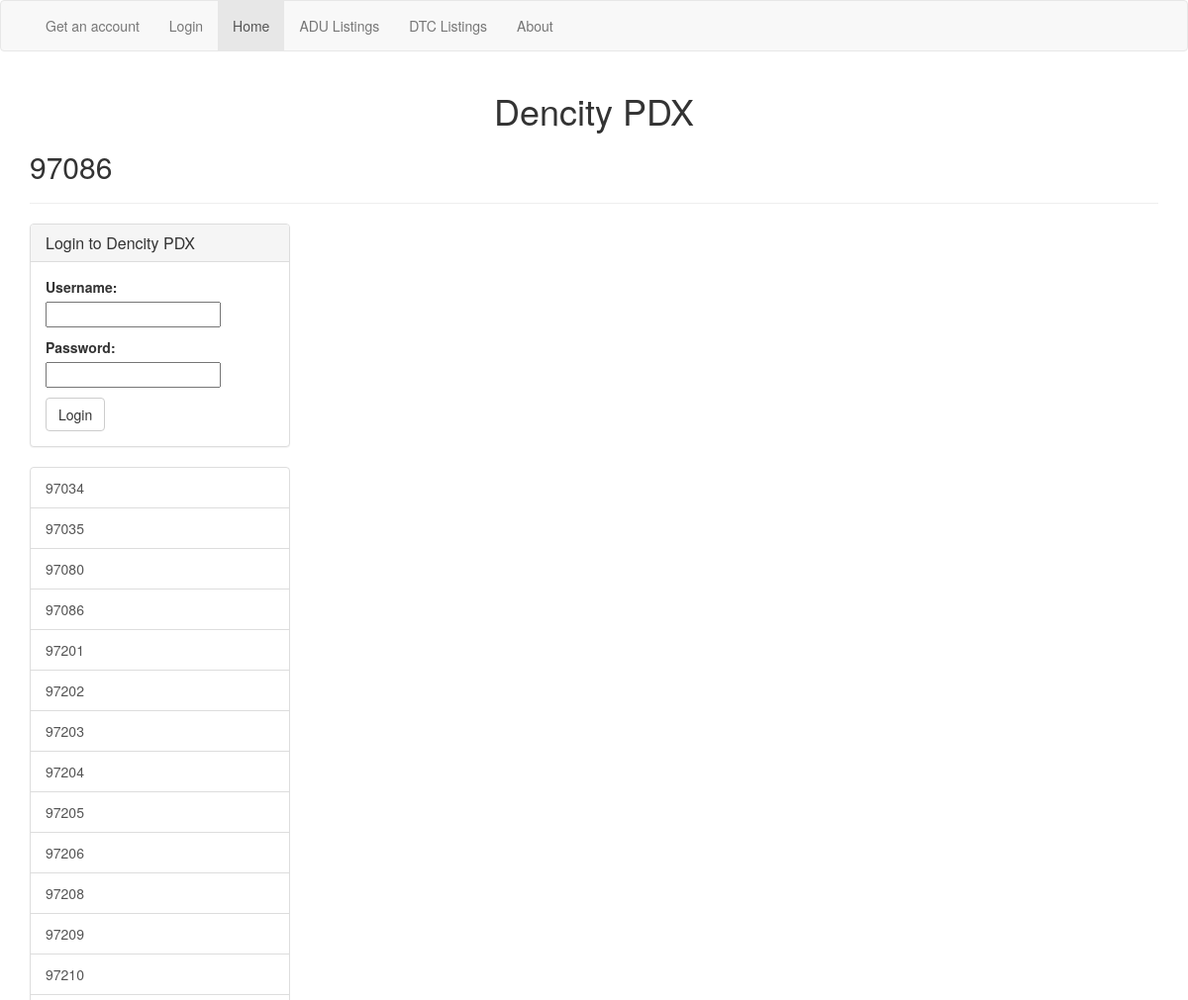
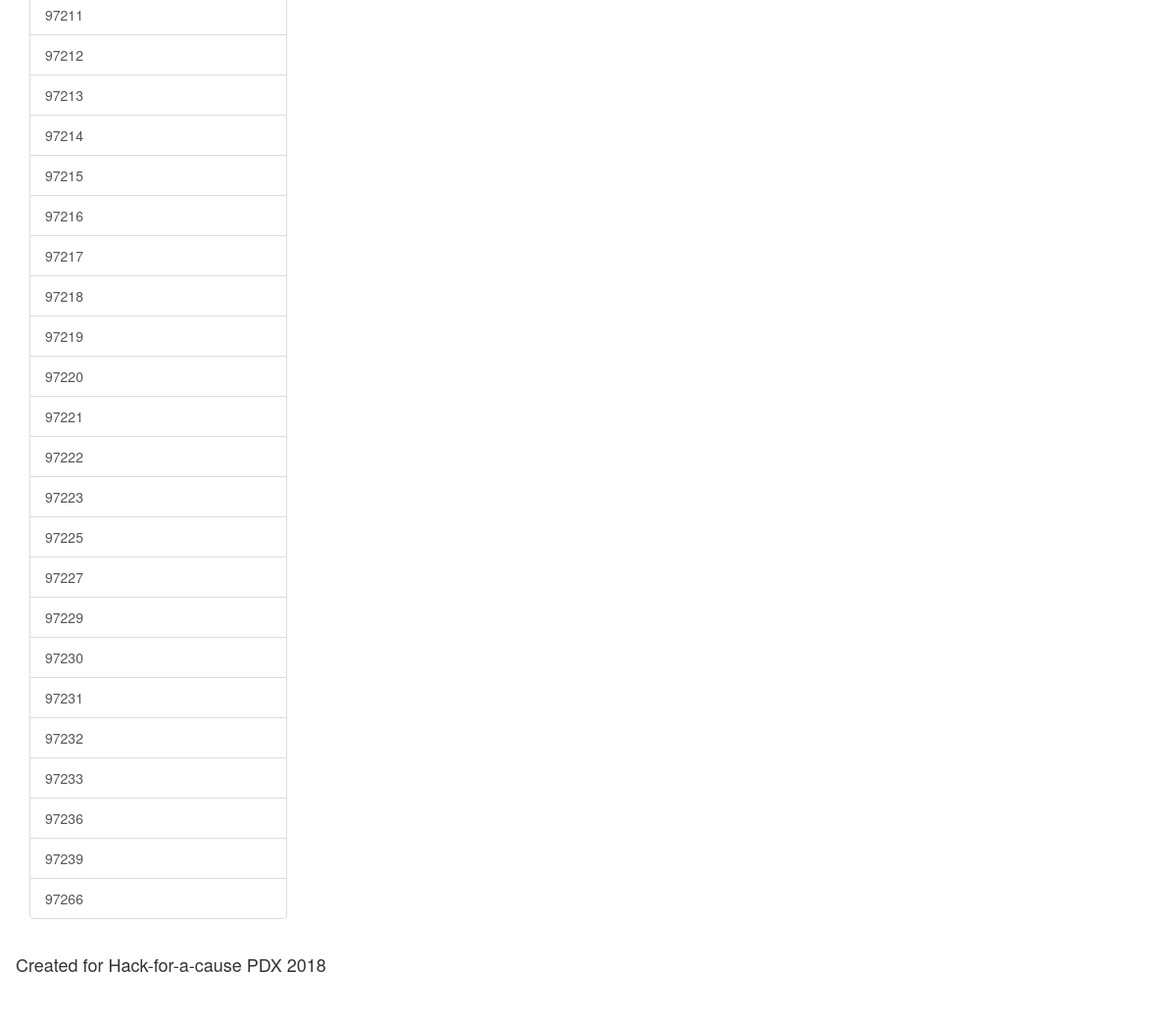
Screenshot of /zipcode/4/ with the database file from the repository (2 pictures, top to bottom).
### ll_app/models.py (models this page shows)
class Zipcode(models.Model):
    zipcode = models.CharField(max_length=20)
    def __str__(self):
        return self.zipcode

### ll_app/views.py (the view)
# urls.py: re_path(r'^zipcode/(?P<zipcode>\d+)/$', ZipcodeListView.as_view(), name='zipcode_list_view'),
class ZipcodeListView(ListView):
    template_name = 'll_app/zipcode_listing_list.html'
    model = ListingType
    def get_queryset(self):
        return ListingType.objects.filter(parent=None)
    def get_context_data(self, **kwargs):
        context = super().get_context_data(**kwargs)
        zipcode_id = self.kwargs.get('zipcode')
        context['zipcode'] = Zipcode.objects.get(id=zipcode_id)
        context['zipcodes'] = Zipcode.objects.all()
        if self.request.user.is_authenticated:
            context["profile"] = Profile.objects.get(user=self.request.user)
        else:
            context["login_form"] = AuthenticationForm()
        return context

### ll_app/templates/ll_app/zipcode_listing_list.html (shortened to what this page needs)
{% extends "base.html" %}
{% block body %}
    <h1 class="text-center">Dencity PDX</h1>
    <h2>{{ zipcode.zipcode }}</h2>
    <hr>
    <div class="row">
        <div class="col-md-3">
            {% if request.user.is_authenticated %}
            <h2>Hello {{ request.user }},
                {% if profile.profile_zipcode %}
                <br><small>Would you like to go to your perferred zip code page,
                <a href="{% url 'zipcode_list_view' profile.profile_zipcode.pk %}">{{ profile.profile_zipcode }}</a>?</small>
                {% else %}
                <br><small>You do not have a saved perferred zip code, please update your profile.
                    <a class="btn btn-default" href="{% url 'profile_view' %}">Update Profile</a></small>
                {% endif %}
            </h2>
            {% else %}
            <div class="panel panel-default">
                <div class="panel-heading">
                    <h3 class="panel-title">Login to Dencity PDX</h3>
                </div>
                <div class="panel-body">
                    <form class="" action="{% url 'login' %}" method="post">
                        {{ login_form.as_p }}
                        <input class="btn btn-default" type="submit" name="login" value="Login">
                    </form>
                </div>
            </div>
            {% endif %}
            <div class="list-group">
                {% for zipcode in zipcodes %}
                <a href="{% url 'zipcode_list_view' zipcode.pk %}" class="list-group-item">{{ zipcode }}</a>
                {% endfor %}
            </div>
        </div>
        <div class="col-md-9">
        </div>
    </div>
{% endblock %}

### rows the page displays
Zipcode: zipcode "97086"
Zipcode: zipcode "97034"
Zipcode: zipcode "97035"
Zipcode: zipcode "97080"
Zipcode: zipcode "97201"
Zipcode: zipcode "97202"
Zipcode: zipcode "97203"
Zipcode: zipcode "97204"
Zipcode: zipcode "97205"
Zipcode: zipcode "97206"
Zipcode: zipcode "97208"
Zipcode: zipcode "97209"
Zipcode: zipcode "97210"
Zipcode: zipcode "97211"
Zipcode: zipcode "97212"
Zipcode: zipcode "97213"
Zipcode: zipcode "97214"
Zipcode: zipcode "97215"
Zipcode: zipcode "97216"
Zipcode: zipcode "97217"
Zipcode: zipcode "97218"
Zipcode: zipcode "97219"
Zipcode: zipcode "97220"
Zipcode: zipcode "97221"
Zipcode: zipcode "97222"
Zipcode: zipcode "97223"
Zipcode: zipcode "97225"
Zipcode: zipcode "97227"
Zipcode: zipcode "97229"
Zipcode: zipcode "97230"
Zipcode: zipcode "97231"
Zipcode: zipcode "97232"
Zipcode: zipcode "97233"
Zipcode: zipcode "97236"
Zipcode: zipcode "97239"
Zipcode: zipcode "97266"
